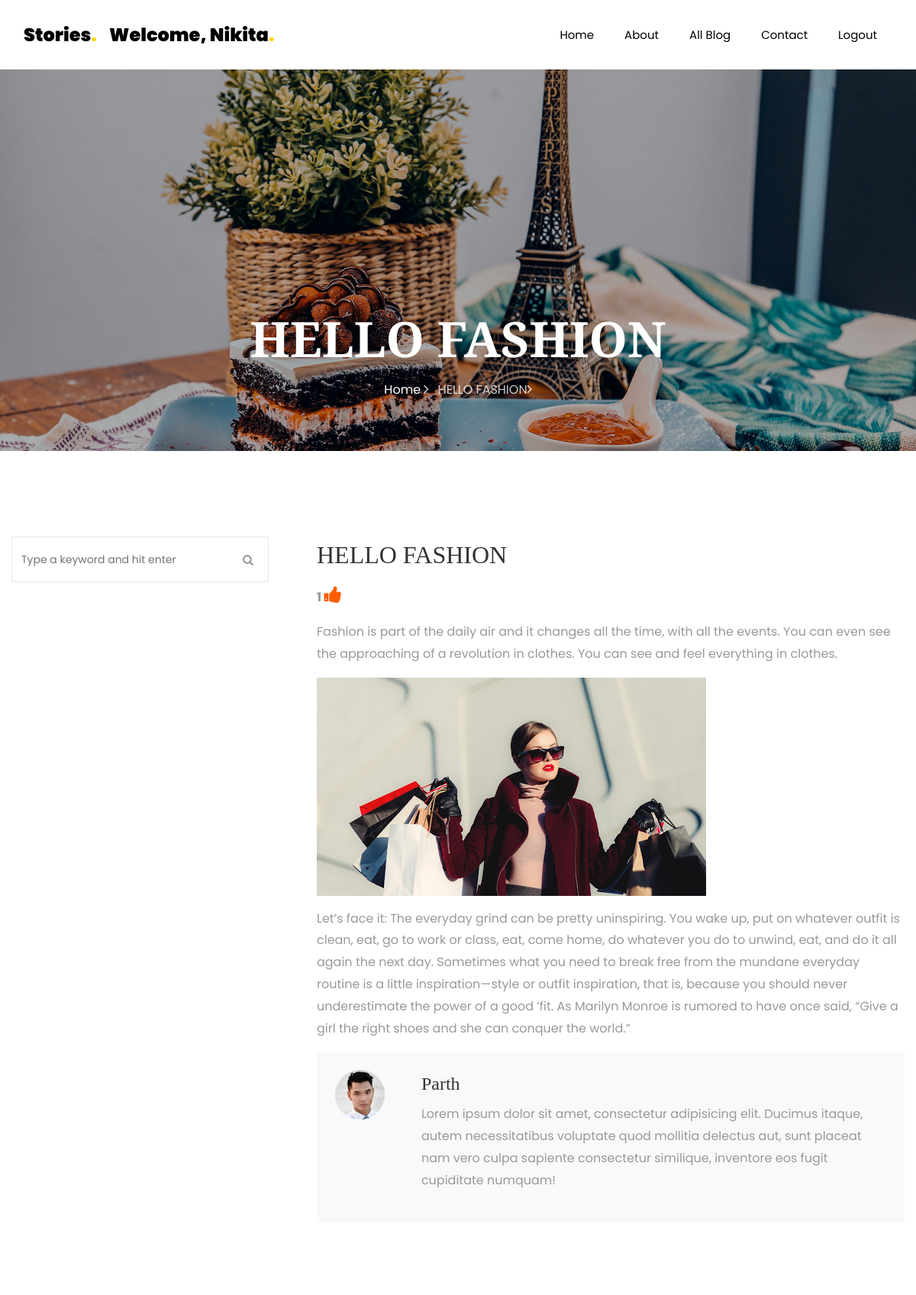
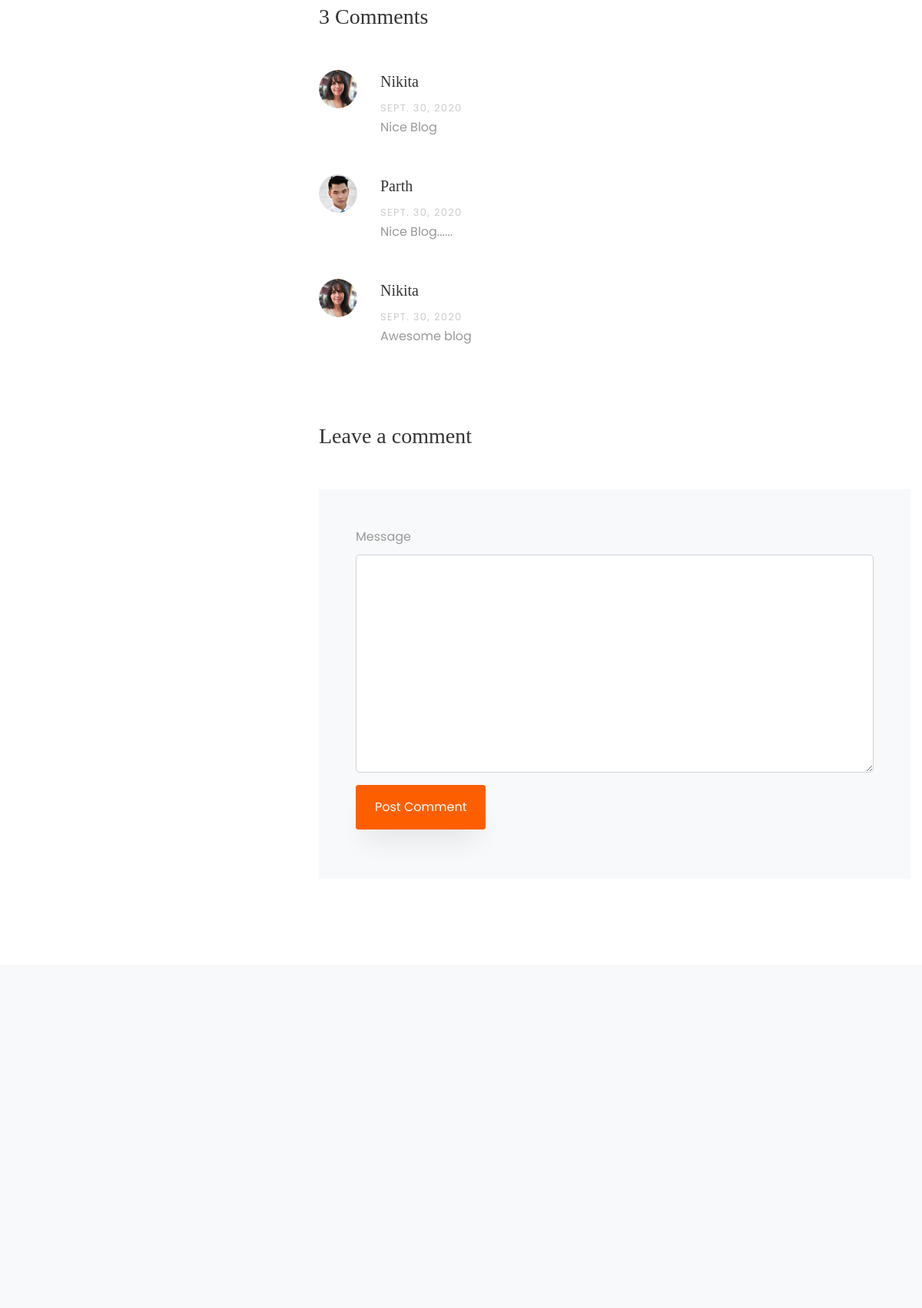
/blog_detail/1/ (signed in, upper part), run on the app's committed database (2 pictures, top to bottom).
### Blog/models.py (models this page shows, shortened)
class BlogModel(models.Model):
    usr = models.ForeignKey(User,on_delete=models.CASCADE,null=True)
    cat = models.ForeignKey(Category,on_delete=models.CASCADE,null=True)
    title = models.CharField(max_length=100,null=True)
    sdes = models.TextField(null=True)
    long_des = models.TextField(null=True)
    date = models.DateField(null=True)
    image = models.FileField(null=True)

class UserDetail(models.Model):
    usr = models.ForeignKey(User, on_delete=models.CASCADE, null=True)
    mobile = models.CharField(max_length=100,null=True)
    image = models.FileField(null=True)

class UserComment(models.Model):
    usr = models.ForeignKey(User,on_delete=models.CASCADE,null=True)
    blog = models.ForeignKey(BlogModel,on_delete=models.CASCADE,null=True)
    msg = models.TextField(null=True)
    date = models.DateField(null=True)

### Blog/views.py (the view)
# urls.py: path('blog_detail/<int:bid>/', Newblogdetail, name="bdetail"),
def Newblogdetail(request,bid):
    data = BlogModel.objects.get(id = bid)
    userdata = UserDetail.objects.filter(usr = data.usr).first()
    comments = UserComment.objects.filter(blog = data)
    n = comments.count()
    d = {"detail":data,"userdata":userdata,"count":n}
    return render(request,'newtemp/single.html',d)

### Blog/templates/newtemp/single.html (shortened to what this page needs)
{% extends 'newtemp/base.html' %}
{% load static %}
{% block body %}
<link rel="stylesheet" href="https://stackpath.bootstrapcdn.com/font-awesome/4.7.0/css/font-awesome.min.css">
    <section class="hero-wrap hero-wrap-2" style="background-image: url({% static 'images/bg_4.jpg' %});">
      <div class="overlay"></div>
      <div class="container">
        <div class="row no-gutters slider-text align-items-end justify-content-center">
          <div class="col-md-9 ftco-animate pb-5 text-center">
            <h1 class="mb-3 bread">{{ detail.title }}</h1>
            <p class="breadcrumbs"><span class="mr-2"><a href="{% url 'newhome' %}">Home <i class="ion-ios-arrow-forward"></i></a></span> <span>{{ detail.title }}<i class="ion-ios-arrow-forward"></i></span></p>
          </div>
        </div>
      </div>
    </section>
		<section class="ftco-section">
      <div class="container">
        <div class="row">
          <div class="col-lg-8 order-lg-last ftco-animate">
            <h2 class="mb-3">{{ detail.title }}
            </h2>
            <p><b>{{ detail.likeblog_set.count }} <a href="{% url 'like' detail.id %}"> <i class="fa fa-thumbs-up" style="font-size:25px;"></i></a></b>
            </p>
            <p>{{ detail.sdes }}</p>
            <p>
              <img src="{{ detail.image.url }}" alt="" class="img-fluid">
            </p>
            <p>{{ detail.long_des }}</p>
            <div class="about-author d-flex p-4 bg-light">
              <div class="bio mr-5">
                <img src="{{ userdata.image.url }}" alt="{{ detail.usr.first_name }}" width="200px;" height="200px;" class="img-fluid mb-4">
              </div>
              <div class="desc">
                <h3>{{ detail.usr.first_name }}</h3>
                <p>Lorem ipsum dolor sit amet, consectetur adipisicing elit. Ducimus itaque, autem necessitatibus voluptate quod mollitia delectus aut, sunt placeat nam vero culpa sapiente consectetur similique, inventore eos fugit cupiditate numquam!</p>
              </div>
            </div>
            <div class="pt-5 mt-5">
              <h3 class="mb-5">{{ detail.usercomment_set.count }} Comments</h3>
              <ul class="comment-list">
                {% for i in detail.usercomment_set.all %}
                <li class="comment">
                  <div class="vcard bio">
                    <img src="{{ i.usr.userdetail_set.first.image.url }}" alt="Image placeholder">
                  </div>
                  <div class="comment-body">
                    <h3>{{ i.usr.first_name }}</h3>
                    <div class="meta">{{ i.date }}</div>
                    <p>{{ i.msg }}</p>
                  </div>
                </li>
                {% endfor %}
              </ul>
              {% if request.user.is_authenticated %}
              <div class="comment-form-wrap pt-5">
                <h3 class="mb-5">Leave a comment</h3>
                <form action="{% url 'comment' detail.id  %}" method="post" class="p-5 bg-light">
                  <div class="form-group">
                    <label for="message">Message</label>
                    <textarea name="msg" id="message" cols="30" rows="10" class="form-control"></textarea>
                  </div>
                  <div class="form-group">
                    <input type="submit" value="Post Comment" class="btn py-3 px-4 btn-primary">
                  </div>
                </form>
              </div>
              {% endif %}
            </div>
          </div>
          <div class="col-lg-4 sidebar pr-lg-5 ftco-animate">
            <div class="sidebar-box">
              <form action="#" class="search-form">
                <div class="form-group">
                  <span class="icon icon-search"></span>
                  <input type="text" class="form-control" placeholder="Type a keyword and hit enter">
                </div>
              </form>
            </div>
          </div>
        </div>
      </div>
    </section>
{% endblock %}

### Blog/templates/newtemp/base.html (shortened to what this page needs)
<!DOCTYPE html>
<html lang="en">
  <head>
    {% load static %}
    <link rel="stylesheet" href="{% static 'css/open-iconic-bootstrap.min.css' %}">
    <link rel="stylesheet" href="{% static 'css/animate.css' %}">
    <link rel="stylesheet" href="{% static 'css/owl.carousel.min.css' %}">
    <link rel="stylesheet" href="{% static 'css/owl.theme.default.min.css' %}">
    <link rel="stylesheet" href="{% static 'css/magnific-popup.css' %}">
    <link rel="stylesheet" href="{% static 'css/aos.css' %}">
    <link rel="stylesheet" href="{% static 'css/ionicons.min.css' %}">
    <link rel="stylesheet" href="{% static 'css/flaticon.css' %}">
    <link rel="stylesheet" href="{% static 'css/icomoon.css' %}">
    <link rel="stylesheet" href="{% static 'css/style.css' %}">
  </head>
  <body>
	  <nav class="navbar navbar-expand-lg navbar-dark bg-dark ftco-navbar-light" id="ftco-navbar">
	    <div class="container">
	      <a class="navbar-brand" href="index.html">Stories<span>.</span></a>
	        {% if  request.user.is_authenticated %}
          <a class="navbar-brand" href="{% url 'upanel' %}">Welcome, {{ request.user.first_name }}<span>.</span></a>
            {% endif %}
	      <div class="collapse navbar-collapse" id="ftco-nav">
	        <ul class="navbar-nav ml-auto">
	          <li class="nav-item"><a href="{% url 'newhome' %}" class="nav-link">Home</a></li>
	          <li class="nav-item"><a href="{% url 'about' %}" class="nav-link">About</a></li>
	          <li class="nav-item"><a href="{% url 'blogs' %}" class="nav-link">All Blog</a></li>
              <li class="nav-item"><a href="{% url 'contact' %}" class="nav-link">Contact</a></li>
              {% if not request.user.is_authenticated %}
	          <li class="nav-item"><a href="{% url 'signup' %}" class="nav-link">Signup</a></li>
	          <li class="nav-item"><a href="{% url 'login' %}" class="nav-link">Login</a></li>
	        {% else %}
              <li class="nav-item"><a href="{% url 'logout' %}" class="nav-link">Logout</a></li>
             {% endif %}
            </ul>
	      </div>
	    </div>
	  </nav>
  {% block body %}
  {% endblock %}
		<section class="ftco-subscribe ftco-section bg-light">
      <div class="overlay">
        <div class="container">
          <div class="row d-flex justify-content-center">
          </div>
        </div>
      </div>
    </section>
  </body>
</html>

### Blog/static/css/icomoon.css (style rules this page uses)
[class^="icon-"], [class*=" icon-"] { font-family: 'icomoon' !important; speak: none; font-style: normal; font-weight: normal; font-variant: normal; text-transform: none; line-height: 1; -webkit-font-smoothing: antialiased; -moz-osx-font-smoothing: grayscale; }
.icon-search:before { content: "\f002"; }

### data on the page
BlogModel: title "HELLO FASHION", likeblog_set.count "1", sdes "Fashion is part of the daily air and it changes all the time, with all the events. You can even see the approaching of a revolution in clothes. You can see and feel everything in clothes.", image (picture), long_des "Let’s face it: The everyday grind can be pretty uninspiring. You wake up, put on whatever outfit is clean, eat, go to work or class, eat, come home, do whatever you do to unwind, eat, and do it all again the next day. Sometimes what you need to break free from the mundane everyday routine is a little inspiration—style or outfit inspiration, that is, because you should never underestimate the power of a good ’fit. As Marilyn Monroe is rumored to have once said, “Give a girl the right shoes and she can conquer the world.”", usr.first_name "Parth", usercomment_set.count "3"
UserDetail: image (picture)
UserComment: usr.userdetail_set.first.image (picture), usr.first_name "Nikita", date "SEPT. 30, 2020", msg "Nice Blog"
UserComment: usr.userdetail_set.first.image (picture), usr.first_name "Parth", date "SEPT. 30, 2020", msg "Nice Blog......"
UserComment: usr.userdetail_set.first.image (picture), usr.first_name "Nikita", date "SEPT. 30, 2020", msg "Awesome blog"

### other printed values
{{ request.user.first_name }} "Nikita"
